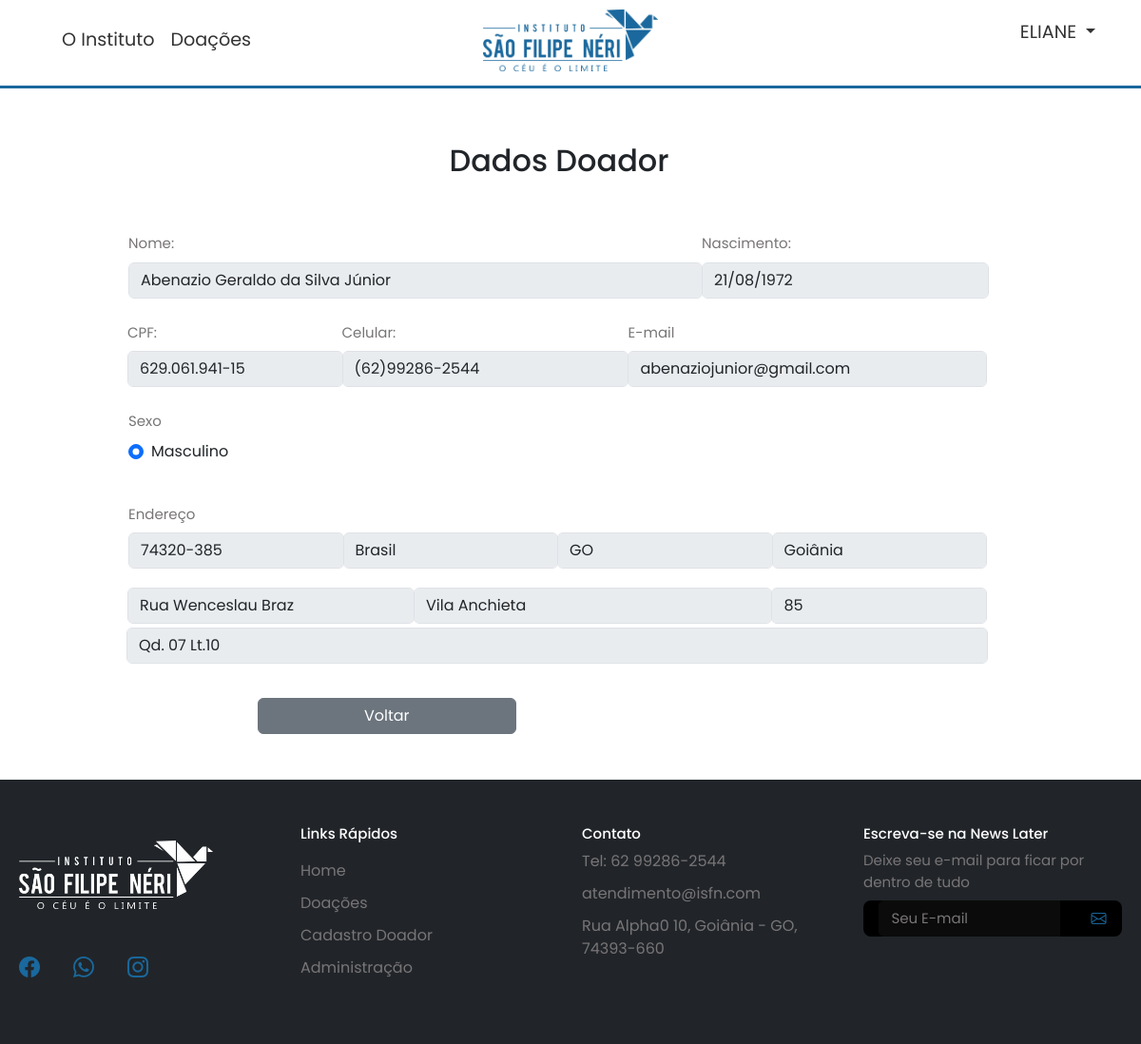
The page /adm/verDoador.php?id=35 (signed in) on the database its author committed.
### tables this page shows
CREATE TABLE `pessoa` (
  `id` int(100) NOT NULL,
  `doc` varchar(30) NOT NULL,
  `nome` varchar(150) NOT NULL,
  `login` varchar(30) NOT NULL,
  `senha` varchar(255) NOT NULL,
  `nasc` varchar(10) NOT NULL,
  `fone` varchar(50) NOT NULL,
  `email` varchar(100) NOT NULL,
  `nivel` int(10) NOT NULL,
  `sexo` enum('M','F') NOT NULL,
  `data` timestamp NOT NULL DEFAULT CURRENT_TIMESTAMP
);

CREATE TABLE `endereco` (
  `id` int(11) NOT NULL,
  `id_pessoa` int(11) DEFAULT NULL,
  `cep` varchar(15) DEFAULT NULL,
  `pais` varchar(50) DEFAULT NULL,
  `estado` varchar(100) DEFAULT NULL,
  `cidade` varchar(150) DEFAULT NULL,
  `rua` varchar(150) DEFAULT NULL,
  `setor` varchar(150) DEFAULT NULL,
  `numero` varchar(5) DEFAULT NULL,
  `complemento` varchar(150) DEFAULT NULL
);

### adm/verDoador.php (the view, shortened to what this page needs)
<?php
    if (isset($_GET['id'])) {
        include_once('../DAO.php');
        $id = $_GET['id'];
        $stmt = $conexao->prepare("SELECT * FROM pessoa WHERE id=?");
        $stmt->bind_param("i", $id);
        $stmt->execute();
        $result = $stmt->get_result();
        if($result->num_rows > 0){
            while ($row = $result->fetch_assoc()) {
                $nome = $row['nome'];
                $nasc = $row['nasc'];
                $doc = $row['doc'];
                $fone = $row['fone'];
                $email = $row['email'];
                $sexo = $row['sexo'];
            }
            $stmt_endereco = $conexao->prepare("SELECT * FROM endereco WHERE id_pessoa=?");
            $stmt_endereco->bind_param("i", $id);
            $stmt_endereco->execute();
            $result_endereco = $stmt_endereco->get_result();
            if ($result_endereco->num_rows > 0) {
                while ($row_endereco = $result_endereco->fetch_assoc()) {
                    $cep = $row_endereco['cep'];
                    $pais = $row_endereco['pais'];
                    $estado = $row_endereco['estado'];
                    $cidade = $row_endereco['cidade'];
                    $rua = $row_endereco['rua'];
                    $setor = $row_endereco['setor'];
                    $numero = $row_endereco['numero'];
                    $complemento = $row_endereco['complemento'];
                }
            } else {
                $cep = $pais = $estado = $cidade = $rua = $setor = $numero = $complemento = '';
            }
        }
        else{
            echo "<script>alert('ID não encontrado para edição!'); window.location.href = 'admDoadores.php';</script>";
        }
    }
?>
<!DOCTYPE html>
<html lang="pt-br">
<head>
</head>
<body>
    <?php include("../Componentes/menu.php"); ?>
    <section class="container" id="edit-formulario-colaborador">
        <article class="row d-flex flex-column jusify-content-center align-items-center">
            <h2 class="text-center">Dados Doador</h2>
            <form class="col-10 col-form m-5" method="POST" action="process/saveEdit.php">
                <div class="input-group mb-4">
                    <div class="col-12 col-md-8 mb-2 mb-md-4">
                        <label for="nome" class="form-label" id="nome">Nome:</label>
                        <input type="text" class="form-control" placeholder="Nome Completo" value="<?php echo $nome?>" name="nome" id="nome" disabled>
                    </div>
                    <div class="col-5 col-md-4 mb-2 mb-md-4">
                        <label for="data-nascimento" class="form-label">Nascimento:</label>
                        <input type="text" class="form-control" placeholder="00/00/0000" value="<?php echo $nasc?>" name="nasc" id="data-nascimento" disabled>
                    </div>
                    <div class="col-7 col-md-3">
                        <label for="cpf" class="form-label" id="cpf" >CPF:</label>
                        <input type="text" class="form-control" id="cpfInp" placeholder="000.000.000-00" value="<?php echo $doc?>" name="doc" id="cpf" disabled>
                    </div>
                    <div class="col-6 col-md-4">
                        <label for="telefone" class="form-label">Celular:</label>
                        <input type="text" class="form-control" name="fone" value="<?php echo $fone?>" id="telefone" placeholder="(00)00000-0000" disabled>
                    </div>
                    <div class="col-6 col-md-5">
                        <label for="email-inp" class="form-label">E-mail</label>
                        <input type="email" class="form-control" name="email" value="<?php echo $email?>" id="email-inp" placeholder="nome@exemplo.com" disabled>
                    </div>
                </div>
                <div class="input-group mb-3">
                    <div class="col-6 mb-4">
                        <label class="form-label" for="sexo">Sexo</label>
                        <div class="form-check col-6">
                            <input class="form-check-input" type="radio" name="sexo" value="M" id="sexo" checked>
                            <label class="form-check-label" for="sexo"><?php echo($sexo == 'M') ? 'Masculino' : 'Feminino' ?></label>
                        </div>
                    </div>
                </div>
                <label for="endereco" class="form-label">Endereço</label>
                <div class="input-group mb-2">
                    <div class="input-group mb-3">
                        <div class="col-4 col-md-3 mb-1">
                            <input type="text" class="form-control" name="cep" id="cep" value="<?php echo $cep?>" placeholder="CEP" disabled>
                        </div>
                        <div class="col-8 col-md-3 mb-1">
                            <input type="text" class="form-control" name="pais" id="pais" value="<?php echo $pais?>" placeholder="pais" disabled>
                        </div>
                        <div class="col-4 col-md-3 mb-1">
                            <input type="text" class="form-control" name="estado" id="estado" value="<?php echo $estado?>" placeholder="Estado" disabled>
                        </div>
                        <div class="col-8 col-md-3 mb-1">
                            <input type="text" class="form-control" name="cidade" id="cidade" value="<?php echo $cidade?>" placeholder="Cidade" disabled>
                        </div>
                    </div>
                    <div class="input-group mb-0">
                        <div class="col-4 col-md-4 mb-1">
                            <input type="text" class="form-control" name="rua" id="rua" value="<?php echo $rua?>" placeholder="Rua" disabled>
                        </div>
                        <div class="col-8 col-md-5 mb-1">
                            <input type="text" class="form-control" name="setor" id="setor" value="<?php echo $setor?>" placeholder="Setor" disabled>
                        </div>
                        <div class="col-3 col-md-3 mb-1">
                            <input type="text" class="form-control" name="numero" id="numero" value="<?php echo $numero?>" placeholder="Numero" disabled>
                        </div>
                        <div class="col-9 col-md-12 mb-1">
                            <input type="text" class="form-control" name="complemento" id="complemento" value="<?php echo $complemento?>" placeholder="Complemento" disabled>
                        </div>
                    </div>
                </div>
                <a class="btn btn-secondary btn-voltar px-5 mt-4" href="#" onclick="window.history.back()">Voltar</a>
            </form>
        </article>
    </section>
</body>

### css/menu.css (style rules this page uses)
* { font-family: "Poppins", sans-serif; margin: 0; padding: 0; }

### css/footer.css (style rules this page uses)
:root { --cor2: #00c7d6; --verdePrincipal: #0f8819; --verdeSecundario: #3bcf48; --azulPrincipal: #1a689d; --azulSecundario: #2886c5; --azulFraco: #fbfdff; --menu-color: #333; --amarelo: #ffe600; --h1: #000; --h1-white: #fff; --H2: rgb(35, 35, 35); --H2-white: rgb(216, 216, 216); --H3: rgb(50, 50, 50); --H3-white: rgb(185, 185, 185); --Paragrafo-black: rgb(26, 26, 26); --Paragrafo-white: rgb(245, 245, 245); }
* { font-family: 'Poppins', sans-serif; }
#footerMaster { padding-left: 20px; padding-right: 20px; }
.primeiraColuna { display: flex; flex-direction: column; justify-content: center; gap: 30px; }
.segundaColuna { padding-bottom: 20px; }
.imgFooter { width: 75%; }
.iconsFooter { padding-top: 15px; display: flex; gap: 35px; }
.iconsFooter a { color: var(--azulPrincipal); font-size: 22px; }
.titleFooter { flex-direction:column; display: flex; gap: 10px; }
.titleFooter a { text-decoration: none; color: #787577; }
.linksRapidos, .contato, .Cadastro { font-size: 15px; color: white; }
.form-label { font-size: 15px; text-decoration: none; color: #787577; }
.formulario-email { background-color: #000; border-radius: 8px; display: flex; justify-content: space-around; }
#email { display: flex; align-items: center; background-color: #13131396; border-color: #13131396; color: #ffffffb0; border-radius: 5px 0 0 5px; width: 70%; }
#email::placeholder { color: #787577; font-size: 15px; }
.bi-envelope { color: var(--azulPrincipal); border: none; display: flex; align-items: center; border-radius: 4px; }
.buttonIcon { background-color: #000; border: none; border-radius: 0px 5px 5px 0px; }

### adm/verDoador.php (style rules this page uses)
#edit-formulario-colaborador { padding-top: 150px; }
#edit-formulario-colaborador .row { max-width: 100%; }
.btn-voltar { margin-left: 15%; width: 30%; }

### rows shown on the page
pessoa: nome "Abenazio Geraldo da Silva Júnior", nasc "21/08/1972", doc "629.061.941-15", fone "(62)99286-2544", email "abenaziojunior@gmail.com"
endereco: cep "74320-385", pais "Brasil", estado "GO", cidade "Goiânia", rua "Rua Wenceslau Braz", setor "Vila Anchieta", numero "85", complemento "Qd. 07 Lt.10"

### other values the page prints
$_SESSION['nome'] "ELIANE"
